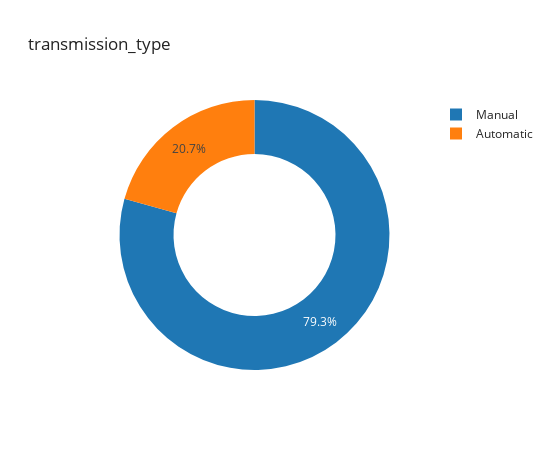

Notebook source saved alongside this figure:
### Code cell
trans_df =df['transmission_type'].value_counts().reset_index()
trans_df.columns = ['Transmission_type','count']

px.pie(trans_df,values='count',names='Transmission_type',title='transmission_type',template='simple_white',width=550,height=450,hole=.60)

### Figure 1 — Plotly figure (JSON) as saved in the notebook; plotly's stock layout.template omitted (floating-point values rounded to 4 significant figures)
{"data": [{"domain": {"x": [0, 1], "y": [0, 1]}, "hole": 0.6, "hovertemplate": "Transmission_type=%{label}<br>count=%{value}<extra></extra>", "labels": ["Manual", "Automatic"], "legendgroup": "", "name": "", "showlegend": true, "type": "pie", "values": [12225, 3186]}], "layout": {"height": 450, "legend": {"tracegroupgap": 0}, "title": {"text": "transmission_type"}, "width": 550}}
